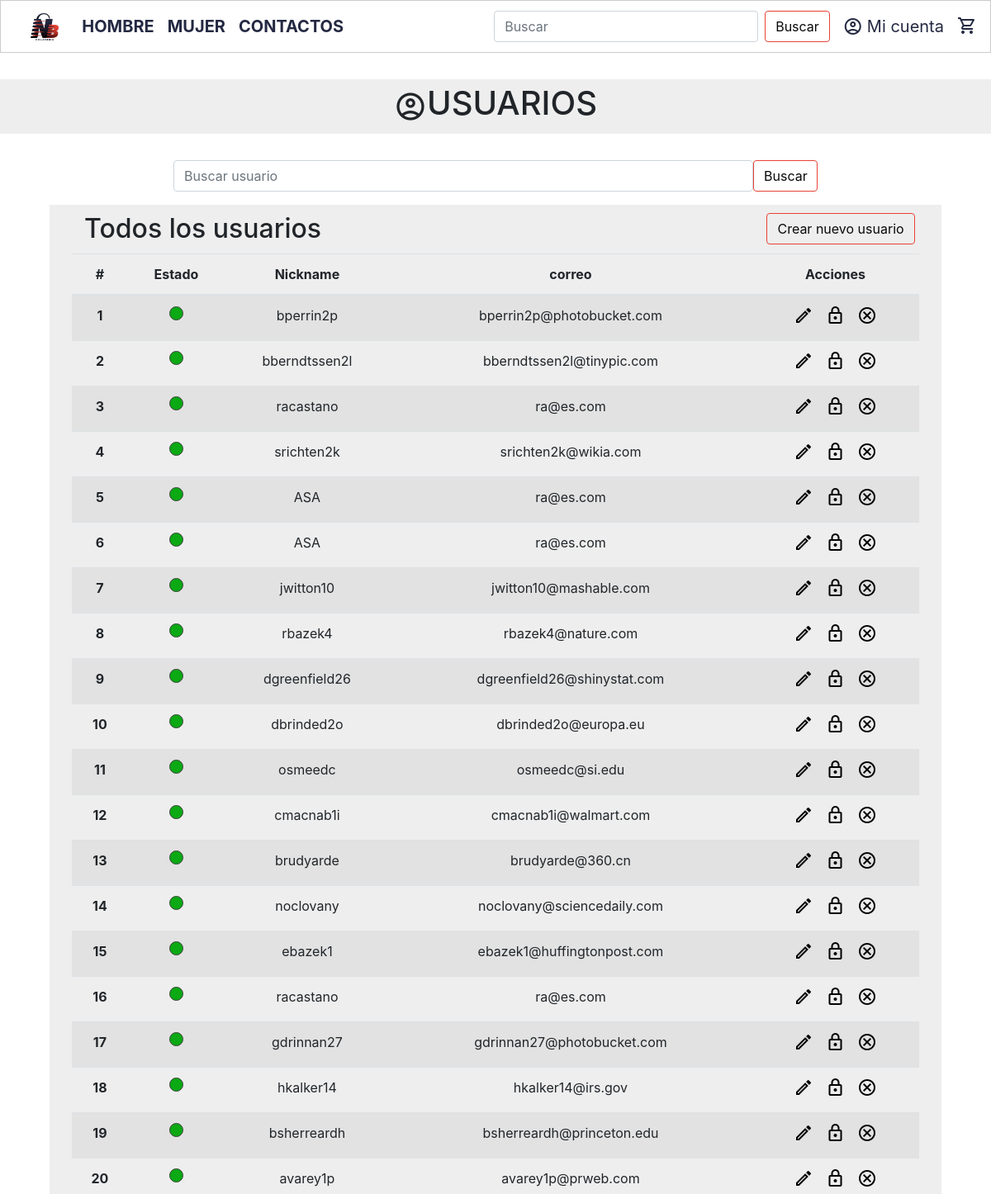
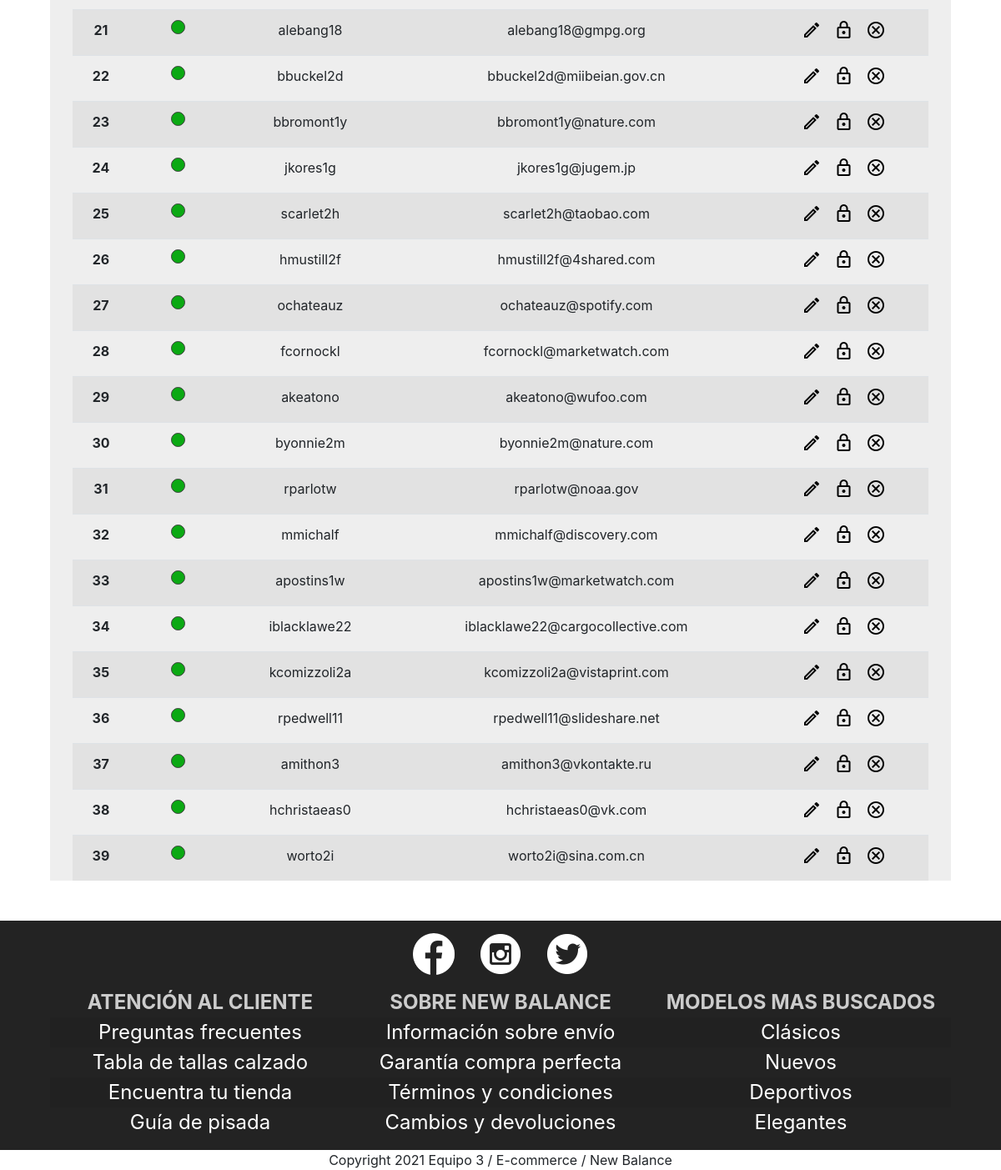
Screenshot of /administrador/ with the database file from the repository (2 pictures, top to bottom).
### tables this page shows
CREATE TABLE persona (documento VARCHAR (20) PRIMARY KEY NOT NULL, nickname VARCHAR (20) NOT NULL, nombre VARCHAR (150) NOT NULL, apellidos VARCHAR (150) NOT NULL, correo VARCHAR (150) NOT NULL, telefono INTEGER (20) NOT NULL, sexo CHAR (1) NOT NULL, direccion VARCHAR (200) NOT NULL, pais VARCHAR (50) NOT NULL, departamento VARCHAR (50) NOT NULL, ciudad VARCHAR (50) NOT NULL, contrasena VARCHAR (150) NOT NULL, tipo_rol VARCHAR (20) NOT NULL, estado CHAR (1));

### app.py (the view)
@app.route('/administrador/')
def administrador():
    if request.method == "POST":
        crear_usuario()
    return render_template('administrador.html',lista_usuarios=persona.listado("user"), formBuscar=FormBuscar())

### forms.py
class FormBuscar(FlaskForm):
    buscar = StringField('buscar')

### db.py (called while the page is built)
def conectar():
    try:
        conexion =sqlite3.connect('database/dataOficial.db')
        return conexion
    except Error as err:
        print(err)
        return None

def ejecutar_select(_sql,lista_parametros):
    try:
        conexion = conectar()
        if conexion:
            conexion.row_factory = fabricar_diccionario
            objeto_cursor = conexion.cursor()
            if lista_parametros:
                objeto_cursor.execute(_sql, lista_parametros)
            else:
                objeto_cursor.execute(_sql)
            filas = objeto_cursor.fetchall()
            objeto_cursor.close
            conexion.close
            return filas
        else:
            print("No se pudo establecer la conexión a la base de datos. ver errores previos")
            return None
    except Error as err:
        print("Error al ejecutar Sentenica SELECT SQL:"+str(err))
        return None

def fabricar_diccionario(cursor, row):
    diccionario={}
    for idx, col in enumerate(cursor.description):
        diccionario[col[0]]=row[idx]
    return diccionario

### models.py (called while the page is built)
    @staticmethod
    def listado(rol):
        sql = 'SELECT * FROM persona WHERE tipo_rol = ? ORDER BY documento;'
        return db.ejecutar_select(sql, [rol])

### templates/administrador.html (shortened to what this page needs)
{% extends 'index.html' %}
{% block head %}
    <link rel="stylesheet" href="{{ url_for('static', filename='css/administrador.css') }}">
{% endblock %}
{% block contenido %}
    <div class="titulo-gestionar-usuario">
        <span class="material-icons-outlined md-40">account_circle</span>
        <h1 style="text-align: center;">USUARIOS</h1>
    </div>
    {% if formBuscar %}
    <div style="width:65%; margin:auto;">
        <form action="{{ url_for('buscar_usuario') }}" method="POST" class="form-inline">
            {{ formBuscar.buscar(style="width: 90%;", class="form-control ", placeholder="Buscar usuario") }}
            <button class="btn btn-outline-one" style="width: 10%;" type="submit">Buscar</button>
        </form>
    </div>
    {% endif %}
    {% if lista_usuarios %}
            <div class="contenedor-todos-usuarios">
                    <div  class="titulo-boton-usuarios">
                        <h2 style="display: inline; float:left;">Todos los usuarios</h2>
                        <a href="{{ url_for('crear_usuario') }}" style="text-decoration: none;" >
                            <button class="btn btn-outline-one" style="display: inline; float:right;">Crear nuevo usuario</button>
                        </a>
                    </div>
                    <table class="table table-striped table-hover nuevo-usuario">
                    <thead>
                        <tr>
                            <th scope="col">#</th>
                            <th scope="col">Estado</th>
                            <th scope="col">Nickname</th>
                            <th scope="col">correo</th>
                            <th scope="col">Acciones</th>
                        </tr>
                    </thead>
                    <tbody>
                    {% for item in lista_usuarios %}
                        <tr>
                            <th scope="row">
                                {{ loop.index }}
                            </th>
                            <td class="conEstado">
                                    {% if item.estado == 'T' %}
                                    <div class="circulo-green"></div>
                                    {% endif %}
                            </td>
                            <td>{{ item.nickname}}</td>
                            <td>{{ item.correo }}</td>
                            <td>
                                <div class="icon-derecha">
                                    <a  href="{{ url_for('edit_usuario', documento = item.documento) }} ">
                                        <span class="material-icons-outlined iconoPosicion"  >edit</span>
                                    </a>
                                </div>
                                <div class="icon-centro">
                                    <a href="{{ url_for('block_usuario', documento = item.documento, estado = item.estado) }}">
                                        <span class="material-icons-outlined iconoPosicion" id="icon_block">
                                        </span>
                                    </a>
                                </div>
                                <div class="icon-izquierda">
                                    <a href="{{ url_for('delete_usuario', documento = item.documento) }}">
                                        <span class="material-icons-outlined iconoPosicion">cancel</span>
                                    </a>
                                </div>
                            </td>
                        </tr>
                        {% endfor %}
                    </tbody>
                </table>
            </div>
    {% endif %}
{% endblock %}

### templates/index.html (shortened to what this page needs)
{% extends 'template.html' %}

### templates/template.html (shortened to what this page needs)
<!DOCTYPE html>
<html lang="en">
<head>
  <link rel="stylesheet" href="{{ url_for('static', filename='css/template.css') }}">
  <link rel="stylesheet" href="https://maxcdn.bootstrapcdn.com/bootstrap/4.0.0/css/bootstrap.min.css"
>
  {% block head %}
  {% endblock %}
</head>
<body>
  {% block header %}
  <nav class="navbar navbar-expand-lg BarraNav">
    <a href="{{url_for ('index')}}"><img id="LogoPrincipal"
        src="{{ url_for('static', filename='imagenes/New Balance-Logo.png') }}"> </a>
    <div class="collapse navbar-collapse" id="navbarTogglerDemo03">
      <ul class="navbar-nav mr-auto mt-2 mt-lg-0">
        <li class="nav-item active">
          <strong><a class="nav-link" href="{{url_for('lista_de_productos', sexo='HOMBRE') }}"> HOMBRE </a></strong>
        </li>
        <li class="nav-item">
          <strong><a class="nav-link" href="{{url_for('lista_de_productos', sexo='MUJER') }}">MUJER</a></strong>
        </li>
        <li class="nav-item">
          <strong><a class="nav-link" href="{{url_for('contactos') }}">CONTACTOS</a></strong>
        </li>
      </ul>
      <form id=" " class="form-inline my-2 my-lg-0">
        <input class="form-control mr-sm-2" style="width: 20rem;" type="search" placeholder="Buscar"
          aria-label="Search">
        <button class="btn btn-outline-one my-2 my-sm-0" submit>Buscar</button>
      </form>
      <a class="cuenta" href="{{url_for ('login')}}">
        <span class="material-icons-outlined icono-cuenta">account_circle</span>
        <span>Mi cuenta</span>
      </a>
      <a href="{{url_for('carrito') }}" style="padding-top: 6px;"><span
          class="material-icons-outlined">shopping_cart</span></a>
    </div>
  </nav>
  {% endblock %}
  <div>
    {% block contenido %}{% endblock %}
  </div>
  {% block footer %}
  <div class="footer">
    <div class="row">
      <div class="ContenedorSuperior">
        <img src="{{ url_for('static', filename='imagenes/newbalancecofacebook.png') }}" href="#">
        <img src="{{ url_for('static', filename='imagenes/newbalancecoig.png') }}" href="#">
        <img src="{{ url_for('static', filename='imagenes/newbalancecotwitter.png') }}" href="#">
      </div>
    </div>
    <div class="row">
      <table class="table table-striped tFooter">
        <thead>
          <tr>
            <th style="width:calc(100%/3);" scope="col">ATENCIÓN AL CLIENTE</th>
            <th style="width:calc(100%/3);" scope="col">SOBRE NEW BALANCE</th>
            <th style="width:calc(100%/3);" scope="col">MODELOS MAS BUSCADOS</th>
          </tr>
        </thead>
        <tbody>
          <tr>
            <td><a href="#">Preguntas frecuentes</a></td>
            <td><a href="#">Información sobre envío</a></td>
            <td><a href="#">Clásicos</a></td>
          </tr>
          <tr>
            <td><a href="#">Tabla de tallas calzado</a></td>
            <td><a href="#">Garantía compra perfecta</a></td>
            <td><a href="#">Nuevos</a></td>
          </tr>
          <tr>
            <td><a href="#">Encuentra tu tienda</a></td>
            <td><a href="#">Términos y condiciones</a></td>
            <td><a href="#">Deportivos</a></td>
          </tr>
          <tr>
            <td><a href="#">Guía de pisada</a></td>
            <td><a href="#">Cambios y devoluciones</a></td>
            <td><a href="#">Elegantes</a></td>
          </tr>
        </tbody>
      </table>
    </div>
    <div class="row" style="background-color: white;">
      <span style="margin:auto"> Copyright 2021 Equipo 3 / E-commerce / New Balance</span>
    </div>
  </div>
  {% endblock %}
</body>
</html>

### static/css/template.css (style rules this page uses)
.material-icons-outlined.md-40 { font-size: 40px; }
body { margin:0px; }
#LogoPrincipal { height: 33px; width: auto; cursor: pointer; margin: 0px 20px; }
.BarraNav { background-color: white; border: #cccccc; border-style: solid; border-width: 1px; width: 100%; }
.icono-cuenta { padding-right: 5px; }
.BarraNav a { color: #242942; font-size: 20px; }
.btn-outline-one { color: #0a0a0a; background-color: transparent; border-color: #E74236!important; background-image: none; border-color: #E74236 }
.cuenta { text-decoration: none!important; padding-left: 1rem; padding-right: 1rem; display: flex; align-items: center; justify-content: center; }
.footer { width: 100%; margin: auto!important; background-color: #232323; margin-right: 0px!important; margin-left: 0px!important; }
.footer .row { margin-right: 0px!important; margin-left: 0px!important; }
.footer img { color: white; padding: 15px 15px; cursor: pointer; }
.ContenedorSuperior { margin-top: 10px; margin: auto; width: 100%; display: flex; justify-content: center; }
.tFooter th { color: #CCC; text-align: center!important; border-bottom: #000000!important; border-top: #000000!important; font-size: 150%; padding: 0%!important; }
.tFooter a { text-decoration: none!important; color: white; font-size: 150%; }
.tFooter td { text-align: center; border-top: #0a0a0a!important; padding: 0%!important; margin: 0%!important; }
.tFooter { width: 90%!important; margin: auto!important; background-color: #232323!important; margin-bottom: 15px!important; }
.circulo-green { width: 17px; height: 17px; -moz-border-radius: 50%; -webkit-border-radius: 50%; border-radius: 50%; border-color: #3f3f3f; border-style: solid; border-width: 1px; background: #0ba913; margin: auto; }

### static/css/administrador.css (style rules this page uses)
.titulo-gestionar-usuario { display: flex; align-items: center; justify-content: center; background-color: #eeeeee; margin-top: 2rem; margin-bottom: 2rem; padding-top: 5px; padding-bottom: 5px; }
.contenedor-todos-usuarios { width: 90%; margin: auto; background-color: #eeeeee; margin-top: 1rem; margin-bottom: 3rem; }
.contenedor-todos-usuarios th, td { margin: auto; text-align: center; }
.nuevo-usuario { width: 95%; margin: auto; }
.conEstado { display: flex; justify-content: center; align-items: center; }
.circulo-green { width: 17px; height: 17px; -moz-border-radius: 50%; -webkit-border-radius: 50%; border-radius: 50%; border-color: #3f3f3f; border-style: solid; border-width: 1px; background: #0ba913; margin: auto; }
.icon-izquierda, .icon-centro, .icon-derecha { display: inline; margin: 5px 0px 5px 0px; }
.icon-izquierda a, .icon-centro a, .icon-derecha a { text-decoration: none; color: #000000; }
.iconoPosicion { margin: 0px 5px 0px 5px; }
.titulo-boton-usuarios { align-items: center; width:95%; margin-left: 2%; margin-top: 1%; margin-bottom: 1%; }
.titulo-boton-usuarios h2, .titulo-boton-usuarios button { margin-left: 2%; margin-top: 1%; margin-bottom: 1%; }

### rows the page displays
persona: estado "T" (drawn), nickname "bperrin2p", correo "bperrin2p@photobucket.com"
persona: estado "T" (drawn), nickname "bberndtssen2l", correo "bberndtssen2l@tinypic.com"
persona: estado "T" (drawn), nickname "racastano", correo "ra@es.com"
persona: estado "T" (drawn), nickname "srichten2k", correo "srichten2k@wikia.com"
persona: estado "T" (drawn), nickname "ASA", correo "ra@es.com"
persona: estado "T" (drawn), nickname "ASA", correo "ra@es.com"
persona: estado "T" (drawn), nickname "jwitton10", correo "jwitton10@mashable.com"
persona: estado "T" (drawn), nickname "rbazek4", correo "rbazek4@nature.com"
persona: estado "T" (drawn), nickname "dgreenfield26", correo "dgreenfield26@shinystat.com"
persona: estado "T" (drawn), nickname "dbrinded2o", correo "dbrinded2o@europa.eu"
persona: estado "T" (drawn), nickname "osmeedc", correo "osmeedc@si.edu"
persona: estado "T" (drawn), nickname "cmacnab1i", correo "cmacnab1i@walmart.com"
persona: estado "T" (drawn), nickname "brudyarde", correo "brudyarde@360.cn"
persona: estado "T" (drawn), nickname "noclovany", correo "noclovany@sciencedaily.com"
persona: estado "T" (drawn), nickname "ebazek1", correo "ebazek1@huffingtonpost.com"
persona: estado "T" (drawn), nickname "racastano", correo "ra@es.com"
persona: estado "T" (drawn), nickname "gdrinnan27", correo "gdrinnan27@photobucket.com"
persona: estado "T" (drawn), nickname "hkalker14", correo "hkalker14@irs.gov"
persona: estado "T" (drawn), nickname "bsherreardh", correo "bsherreardh@princeton.edu"
persona: estado "T" (drawn), nickname "avarey1p", correo "avarey1p@prweb.com"
persona: estado "T" (drawn), nickname "alebang18", correo "alebang18@gmpg.org"
persona: estado "T" (drawn), nickname "bbuckel2d", correo "bbuckel2d@miibeian.gov.cn"
persona: estado "T" (drawn), nickname "bbromont1y", correo "bbromont1y@nature.com"
persona: estado "T" (drawn), nickname "jkores1g", correo "jkores1g@jugem.jp"
persona: estado "T" (drawn), nickname "scarlet2h", correo "scarlet2h@taobao.com"
persona: estado "T" (drawn), nickname "hmustill2f", correo "hmustill2f@4shared.com"
persona: estado "T" (drawn), nickname "ochateauz", correo "ochateauz@spotify.com"
persona: estado "T" (drawn), nickname "fcornockl", correo "fcornockl@marketwatch.com"
persona: estado "T" (drawn), nickname "akeatono", correo "akeatono@wufoo.com"
persona: estado "T" (drawn), nickname "byonnie2m", correo "byonnie2m@nature.com"
persona: estado "T" (drawn), nickname "rparlotw", correo "rparlotw@noaa.gov"
persona: estado "T" (drawn), nickname "mmichalf", correo "mmichalf@discovery.com"
persona: estado "T" (drawn), nickname "apostins1w", correo "apostins1w@marketwatch.com"
persona: estado "T" (drawn), nickname "iblacklawe22", correo "iblacklawe22@cargocollective.com"
persona: estado "T" (drawn), nickname "kcomizzoli2a", correo "kcomizzoli2a@vistaprint.com"
persona: estado "T" (drawn), nickname "rpedwell11", correo "rpedwell11@slideshare.net"
persona: estado "T" (drawn), nickname "amithon3", correo "amithon3@vkontakte.ru"
persona: estado "T" (drawn), nickname "hchristaeas0", correo "hchristaeas0@vk.com"
persona: estado "T" (drawn), nickname "worto2i", correo "worto2i@sina.com.cn"
